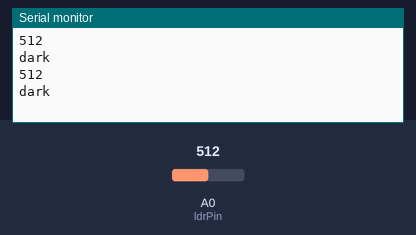
The sketch below on a simulated Arduino Uno, built with avr-gcc and run on an emulated ATmega328P. Shown: the last lines printed to the serial monitor. The test bench sets the inputs (shaded band); at power-on: A0 (ldrPin) = 512.

Above: at 5.8 s.
5.9 s: A0 (ldrPin) set to 1010
At 11.3 s:
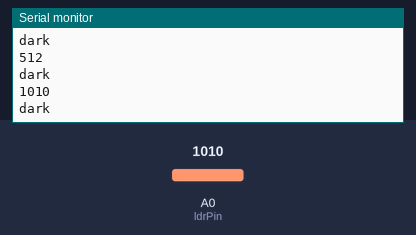
11.9 s: A0 (ldrPin) set to 1023
At 16.4 s:
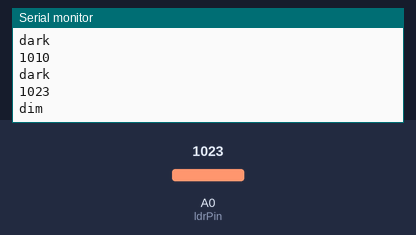
Timing chart, 0 to 17.9 s (numbered marks = the images above; inputs shaded):
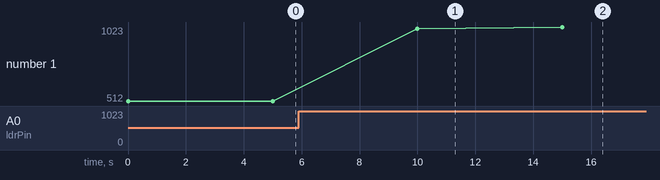

Measured:
- the behaviour switches between 1022 and 1023 on A0 (ldrPin) (found by bisection; images 1 and 2)
- after the input at 5.9 s, the serial monitor: prints a new line after 4.1 s (image 1)
- after the input at 11.9 s, the serial monitor: prints a new line after 3.1 s (image 2)
- plotted number 1: 512 → 1010 after the input at 5.9 s, 1010 → 1023 after the input at 11.9 s

The sketch:

ldr_NodeMCU.ino
```cpp
const int ldrPin = A0;
const int sensorMin = 0;      // sensor minimum, discovered through experiment
const int sensorMax = 1023;    // sensor maximum, discovered through experiment
void setup() {

Serial.begin(9600);
pinMode(ldrPin, INPUT);

}

void loop() {
 int sensorReading = analogRead(ldrPin);
  // map the sensor range to a range of four options:
  int range = map(sensorReading, sensorMin, sensorMax, 0, 1);
  Serial.print(sensorReading);
  Serial.print("\n");
  // do something different depending on the range value:
  switch (range) {
    case 0:    // your hand is on the sensor
      Serial.println("dark");
      break;
    case 1:    // your hand is close to the sensor
      Serial.println("dim");
      break;
  }
  delay(5000);        // delay in between reads for stability
}
```
